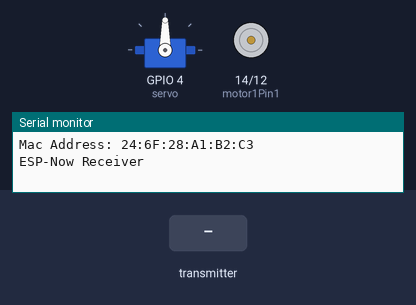
This sketch was run on a simulated ESP8266 (NodeMCU). Shown: servo, motor-driver pin pairs drawn as motors (green arrow = first pin HIGH = forward, orange = second pin HIGH = backward, longer = more drive, scaled by the enable pin), the last lines printed to the serial monitor. The test bench sets the inputs (shaded band).

Above: at 1.2 s.
1.3 s: the transmitter starts sending pot = 0
At 2.2 s:
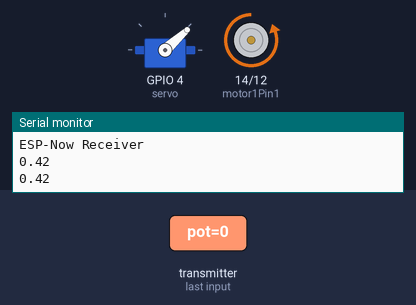
2.8 s: the transmitter starts sending pot2 = 256
At 3.3 s:
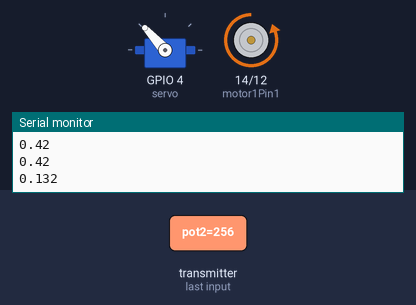
4.3 s: the transmitter starts sending pot = 256
At 5.5 s:
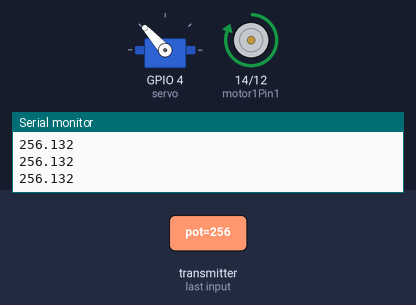
5.8 s: the transmitter starts sending pot2 = 0
At 6.8 s:
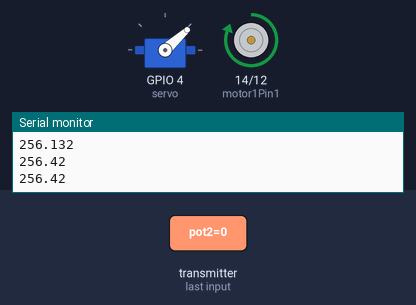
7.3 s: the transmitter starts sending pot2 = 512
At 7.9 s:
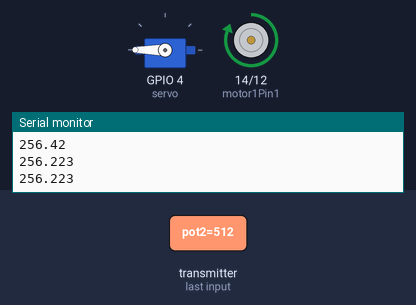
8.8 s: the transmitter starts sending pot = 0
At 9.1 s:
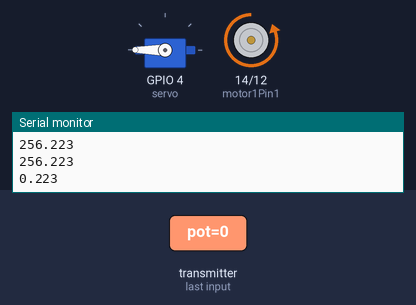
Timing chart, 0 to 11.3 s (numbered marks = the images above; inputs shaded):
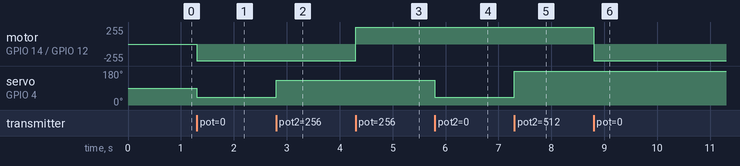

The sketch:

EspNowSlave.ino
```cpp
#include <Arduino.h>
#include <ESP8266WiFi.h>
#include <espnow.h>
#include <Servo.h>

#define motor1Pin1 14 //D5
#define motor1Pin2 12  //D6
#define en1 13  //D7

Servo servo;
int v = 0;

typedef struct message{
    int pot;
    int pot2;
} message;
message myMessage;

void printSerial(){
  myMessage.pot2 = map(myMessage.pot2, 0, 255, 42, 132);
  Serial.print(myMessage.pot);
  Serial.print(".");
  Serial.println(myMessage.pot2);
}

void mover(){
  if (myMessage.pot > 140) {
    digitalWrite(motor1Pin1, HIGH);
    digitalWrite(motor1Pin2, LOW);
    v = map(myMessage.pot, 140, 255, 100, 255);
  }
  else if (myMessage.pot < 130) {
    digitalWrite(motor1Pin1, LOW);
    digitalWrite(motor1Pin2, HIGH);
    v = map(myMessage.pot, 130, 0, 100, 255);
  }
    else {
    v = 0;
  }

  analogWrite(en1, v);

  servo.write(myMessage.pot2);
}

void onDataReceiver(uint8_t * mac, uint8_t *incomingData, uint8_t len) {
   //Serial.println("Message received.");
   // We don't use mac to verify the sender
   // Let us transform the incomingData into our message structure
  memcpy(&myMessage, incomingData, sizeof(myMessage));

  printSerial();
  mover();
}
void setup() {
  Serial.begin(115200);

  pinMode(motor1Pin1, OUTPUT);
  pinMode(motor1Pin2, OUTPUT);
  pinMode(en1, OUTPUT);
  servo.attach(4); //D2

  WiFi.disconnect();
  ESP.eraseConfig();
  WiFi.mode(WIFI_STA);
  Serial.print("Mac Address: ");
  Serial.print(WiFi.macAddress());
  Serial.println("\nESP-Now Receiver");

  // Initializing the ESP-NOW
  if (esp_now_init() != 0) {
    Serial.println("Problem during ESP-NOW init");
    return;
  }

  //esp_now_set_self_role(ESP_NOW_ROLE_SLAVE);
  // We can register the receiver callback function
  esp_now_register_recv_cb(onDataReceiver);
}

void loop() {}
```

Measured:
- after the input at 1.3 s, motor on GPIO 14 (motor1Pin1) / GPIO 12 (motor1Pin2): stopped → backward 254/255 at once; servo on GPIO 4 (servo): 90° → 42° at once
- after the input at 2.8 s, servo on GPIO 4 (servo): 42° → 132° at once
- after the input at 4.3 s, motor on GPIO 14 (motor1Pin1) / GPIO 12 (motor1Pin2): backward 254/255 → forward 255/255 at once
- after the input at 5.8 s, servo on GPIO 4 (servo): 132° → 42° at once
- after the input at 7.3 s, servo on GPIO 4 (servo): 42° → 180° at once
- after the input at 8.8 s, motor on GPIO 14 (motor1Pin1) / GPIO 12 (motor1Pin2): forward 255/255 → backward 254/255 at once
